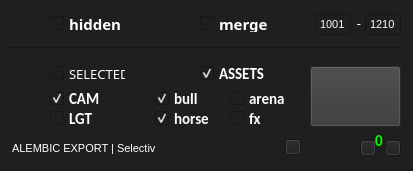
<?xml version="1.0" encoding="UTF-8"?>
<ui version="4.0">
 <class>arAlembicExport</class>
 <widget class="QWidget" name="arAlembicExport">
  <property name="geometry">
   <rect>
    <x>0</x>
    <y>0</y>
    <width>413</width>
    <height>171</height>
   </rect>
  </property>
  <property name="minimumSize">
   <size>
    <width>413</width>
    <height>100</height>
   </size>
  </property>
  <property name="font">
   <font>
    <family>Calibri</family>
    <pointsize>11</pointsize>
    <weight>75</weight>
    <bold>true</bold>
   </font>
  </property>
  <property name="windowTitle">
   <string>arAlembicExport</string>
  </property>
  <property name="windowIcon">
   <iconset resource="../../img/img.qrc">
    <normaloff>:/shelf/software/maya/shelf/shelf_alembicExport35.png</normaloff>:/shelf/software/maya/shelf/shelf_alembicExport35.png</iconset>
  </property>
  <property name="styleSheet">
   <string notr="true">color: rgb(255, 255, 255);
background-color: rgb(31, 31, 31);</string>
  </property>
  <widget class="QPushButton" name="btnExport">
   <property name="geometry">
    <rect>
     <x>310</x>
     <y>66</y>
     <width>91</width>
     <height>61</height>
    </rect>
   </property>
   <property name="toolTip">
    <string>export checked groups</string>
   </property>
   <property name="styleSheet">
    <string notr="true">background-color: rgb(56, 56, 56);</string>
   </property>
   <property name="text">
    <string/>
   </property>
   <property name="icon">
    <iconset resource="../../img/img.qrc">
     <normaloff>:/btn/btn/btnAlembic91.png</normaloff>:/btn/btn/btnAlembic91.png</iconset>
   </property>
   <property name="iconSize">
    <size>
     <width>91</width>
     <height>46</height>
    </size>
   </property>
   <property name="shortcut">
    <string>Return</string>
   </property>
  </widget>
  <widget class="QPushButton" name="btnHelp">
   <property name="geometry">
    <rect>
     <x>385</x>
     <y>140</y>
     <width>16</width>
     <height>16</height>
    </rect>
   </property>
   <property name="styleSheet">
    <string notr="true">background-color: 'transparent';</string>
   </property>
   <property name="text">
    <string/>
   </property>
   <property name="icon">
    <iconset resource="../../img/img.qrc">
     <normaloff>:/btn/btn/btnHelp48.png</normaloff>:/btn/btn/btnHelp48.png</iconset>
   </property>
   <property name="iconSize">
    <size>
     <width>16</width>
     <height>16</height>
    </size>
   </property>
  </widget>
  <widget class="QLineEdit" name="edtMsg">
   <property name="enabled">
    <bool>true</bool>
   </property>
   <property name="geometry">
    <rect>
     <x>10</x>
     <y>140</y>
     <width>266</width>
     <height>16</height>
    </rect>
   </property>
   <property name="font">
    <font>
     <family>MS Shell Dlg 2</family>
     <pointsize>8</pointsize>
     <weight>50</weight>
     <bold>false</bold>
    </font>
   </property>
   <property name="text">
    <string>ALEMBIC EXPORT | Selectiv</string>
   </property>
   <property name="frame">
    <bool>false</bool>
   </property>
   <property name="readOnly">
    <bool>true</bool>
   </property>
  </widget>
  <widget class="QLabel" name="lblCam">
   <property name="geometry">
    <rect>
     <x>30</x>
     <y>90</y>
     <width>16</width>
     <height>16</height>
    </rect>
   </property>
   <property name="styleSheet">
    <string notr="true">background-color: 'transparent';</string>
   </property>
   <property name="text">
    <string/>
   </property>
   <property name="pixmap">
    <pixmap resource="../../img/img.qrc">:/btn/btn/btnCamera48.png</pixmap>
   </property>
   <property name="scaledContents">
    <bool>true</bool>
   </property>
  </widget>
  <widget class="QLabel" name="lblAssets">
   <property name="geometry">
    <rect>
     <x>170</x>
     <y>64</y>
     <width>20</width>
     <height>20</height>
    </rect>
   </property>
   <property name="styleSheet">
    <string notr="true">background-color: 'transparent';</string>
   </property>
   <property name="text">
    <string/>
   </property>
   <property name="pixmap">
    <pixmap resource="../../img/img.qrc">:/shelf/software/maya/shelf/shelf_default35.png</pixmap>
   </property>
   <property name="scaledContents">
    <bool>true</bool>
   </property>
  </widget>
  <widget class="QPushButton" name="btnReport">
   <property name="geometry">
    <rect>
     <x>360</x>
     <y>140</y>
     <width>16</width>
     <height>16</height>
    </rect>
   </property>
   <property name="styleSheet">
    <string notr="true">background-color: 'transparent';</string>
   </property>
   <property name="text">
    <string/>
   </property>
   <property name="icon">
    <iconset resource="../../img/img.qrc">
     <normaloff>:/btn/btn/btnReport48.png</normaloff>:/btn/btn/btnReport48.png</iconset>
   </property>
   <property name="iconSize">
    <size>
     <width>16</width>
     <height>16</height>
    </size>
   </property>
  </widget>
  <widget class="QCheckBox" name="cbxCam">
   <property name="geometry">
    <rect>
     <x>50</x>
     <y>90</y>
     <width>70</width>
     <height>17</height>
    </rect>
   </property>
   <property name="text">
    <string>CAM</string>
   </property>
   <property name="checked">
    <bool>true</bool>
   </property>
  </widget>
  <widget class="QCheckBox" name="cbxAssets">
   <property name="geometry">
    <rect>
     <x>200</x>
     <y>65</y>
     <width>70</width>
     <height>17</height>
    </rect>
   </property>
   <property name="text">
    <string>ASSETS</string>
   </property>
   <property name="checked">
    <bool>true</bool>
   </property>
  </widget>
  <widget class="QCheckBox" name="cbxAssetsChar">
   <property name="geometry">
    <rect>
     <x>155</x>
     <y>90</y>
     <width>70</width>
     <height>17</height>
    </rect>
   </property>
   <property name="text">
    <string>bull</string>
   </property>
   <property name="checked">
    <bool>true</bool>
   </property>
  </widget>
  <widget class="QCheckBox" name="cbxAssetsProp">
   <property name="geometry">
    <rect>
     <x>155</x>
     <y>110</y>
     <width>70</width>
     <height>17</height>
    </rect>
   </property>
   <property name="text">
    <string>horse</string>
   </property>
   <property name="checked">
    <bool>true</bool>
   </property>
  </widget>
  <widget class="QCheckBox" name="cbxAssetsSet">
   <property name="geometry">
    <rect>
     <x>230</x>
     <y>90</y>
     <width>70</width>
     <height>17</height>
    </rect>
   </property>
   <property name="text">
    <string>arena</string>
   </property>
   <property name="checked">
    <bool>false</bool>
   </property>
  </widget>
  <widget class="QCheckBox" name="cbxAssetsFx">
   <property name="geometry">
    <rect>
     <x>230</x>
     <y>110</y>
     <width>70</width>
     <height>17</height>
    </rect>
   </property>
   <property name="text">
    <string>fx</string>
   </property>
   <property name="checked">
    <bool>false</bool>
   </property>
  </widget>
  <widget class="QLabel" name="lblLight">
   <property name="geometry">
    <rect>
     <x>30</x>
     <y>110</y>
     <width>16</width>
     <height>16</height>
    </rect>
   </property>
   <property name="styleSheet">
    <string notr="true">background-color: 'transparent';</string>
   </property>
   <property name="text">
    <string/>
   </property>
   <property name="pixmap">
    <pixmap resource="../../img/img.qrc">:/shelf/software/maya/shelf/shelf_suggestion35.png</pixmap>
   </property>
   <property name="scaledContents">
    <bool>true</bool>
   </property>
  </widget>
  <widget class="QCheckBox" name="cbxLight">
   <property name="geometry">
    <rect>
     <x>50</x>
     <y>110</y>
     <width>70</width>
     <height>17</height>
    </rect>
   </property>
   <property name="text">
    <string>LGT</string>
   </property>
  </widget>
  <widget class="QCheckBox" name="cbxMerge">
   <property name="geometry">
    <rect>
     <x>200</x>
     <y>15</y>
     <width>86</width>
     <height>17</height>
    </rect>
   </property>
   <property name="font">
    <font>
     <family>Malgun Gothic</family>
     <pointsize>11</pointsize>
     <weight>75</weight>
     <bold>true</bold>
    </font>
   </property>
   <property name="toolTip">
    <string>merge all groups into one abc</string>
   </property>
   <property name="layoutDirection">
    <enum>Qt::LeftToRight</enum>
   </property>
   <property name="styleSheet">
    <string notr="true">cbxMerge:checked {color: black; background-color: green; border: none; }</string>
   </property>
   <property name="text">
    <string>merge</string>
   </property>
   <property name="checked">
    <bool>false</bool>
   </property>
  </widget>
  <widget class="QPushButton" name="btnOpenFolder">
   <property name="geometry">
    <rect>
     <x>285</x>
     <y>139</y>
     <width>16</width>
     <height>16</height>
    </rect>
   </property>
   <property name="styleSheet">
    <string notr="true">background-color: 'transparent';</string>
   </property>
   <property name="text">
    <string/>
   </property>
   <property name="icon">
    <iconset resource="../../img/img.qrc">
     <normaloff>:/btn/btn/btnFolder48.png</normaloff>:/btn/btn/btnFolder48.png</iconset>
   </property>
   <property name="iconSize">
    <size>
     <width>14</width>
     <height>14</height>
    </size>
   </property>
  </widget>
  <widget class="QCheckBox" name="cbxSelected">
   <property name="geometry">
    <rect>
     <x>50</x>
     <y>65</y>
     <width>76</width>
     <height>17</height>
    </rect>
   </property>
   <property name="font">
    <font>
     <family>Malgun Gothic</family>
     <pointsize>10</pointsize>
    </font>
   </property>
   <property name="toolTip">
    <string>export selected objects</string>
   </property>
   <property name="layoutDirection">
    <enum>Qt::LeftToRight</enum>
   </property>
   <property name="text">
    <string>SELECTED</string>
   </property>
   <property name="checked">
    <bool>false</bool>
   </property>
  </widget>
  <widget class="QLineEdit" name="edtFrameEnd">
   <property name="enabled">
    <bool>true</bool>
   </property>
   <property name="geometry">
    <rect>
     <x>365</x>
     <y>14</y>
     <width>36</width>
     <height>21</height>
    </rect>
   </property>
   <property name="font">
    <font>
     <family>MS Shell Dlg 2</family>
     <pointsize>8</pointsize>
     <weight>50</weight>
     <bold>false</bold>
    </font>
   </property>
   <property name="text">
    <string>1210</string>
   </property>
   <property name="frame">
    <bool>true</bool>
   </property>
   <property name="alignment">
    <set>Qt::AlignCenter</set>
   </property>
   <property name="readOnly">
    <bool>false</bool>
   </property>
  </widget>
  <widget class="QLineEdit" name="edtFrameStart">
   <property name="enabled">
    <bool>true</bool>
   </property>
   <property name="geometry">
    <rect>
     <x>315</x>
     <y>14</y>
     <width>36</width>
     <height>21</height>
    </rect>
   </property>
   <property name="font">
    <font>
     <family>MS Shell Dlg 2</family>
     <pointsize>8</pointsize>
     <weight>50</weight>
     <bold>false</bold>
    </font>
   </property>
   <property name="text">
    <string>1001</string>
   </property>
   <property name="frame">
    <bool>true</bool>
   </property>
   <property name="alignment">
    <set>Qt::AlignCenter</set>
   </property>
   <property name="readOnly">
    <bool>false</bool>
   </property>
  </widget>
  <widget class="QLabel" name="lblFrameRange">
   <property name="geometry">
    <rect>
     <x>355</x>
     <y>15</y>
     <width>8</width>
     <height>16</height>
    </rect>
   </property>
   <property name="font">
    <font>
     <family>Malgun Gothic</family>
     <pointsize>10</pointsize>
    </font>
   </property>
   <property name="text">
    <string>-</string>
   </property>
   <property name="alignment">
    <set>Qt::AlignCenter</set>
   </property>
  </widget>
  <widget class="QCheckBox" name="cbxHidden">
   <property name="geometry">
    <rect>
     <x>50</x>
     <y>15</y>
     <width>86</width>
     <height>17</height>
    </rect>
   </property>
   <property name="font">
    <font>
     <family>Malgun Gothic</family>
     <pointsize>11</pointsize>
     <weight>75</weight>
     <bold>true</bold>
    </font>
   </property>
   <property name="toolTip">
    <string>export hidden objects as visible</string>
   </property>
   <property name="layoutDirection">
    <enum>Qt::LeftToRight</enum>
   </property>
   <property name="text">
    <string>hidden</string>
   </property>
   <property name="checked">
    <bool>false</bool>
   </property>
  </widget>
  <widget class="Line" name="line">
   <property name="geometry">
    <rect>
     <x>10</x>
     <y>40</y>
     <width>391</width>
     <height>16</height>
    </rect>
   </property>
   <property name="orientation">
    <enum>Qt::Horizontal</enum>
   </property>
  </widget>
  <widget class="QLabel" name="lblUser">
   <property name="geometry">
    <rect>
     <x>310</x>
     <y>140</y>
     <width>16</width>
     <height>16</height>
    </rect>
   </property>
   <property name="toolTip">
    <string>User</string>
   </property>
   <property name="styleSheet">
    <string notr="true">background-color: 'transparent'</string>
   </property>
   <property name="text">
    <string/>
   </property>
   <property name="pixmap">
    <pixmap>:/placeholder/placeholder/000_user.png</pixmap>
   </property>
   <property name="scaledContents">
    <bool>true</bool>
   </property>
  </widget>
  <widget class="QLabel" name="lblErrorCount">
   <property name="geometry">
    <rect>
     <x>375</x>
     <y>135</y>
     <width>12</width>
     <height>12</height>
    </rect>
   </property>
   <property name="styleSheet">
    <string notr="true">background-color: 'transparent'; 
color: rgb(0, 255, 0);</string>
   </property>
   <property name="text">
    <string>0</string>
   </property>
  </widget>
  <zorder>lblFrameRange</zorder>
  <zorder>btnExport</zorder>
  <zorder>btnHelp</zorder>
  <zorder>edtMsg</zorder>
  <zorder>lblCam</zorder>
  <zorder>lblAssets</zorder>
  <zorder>btnReport</zorder>
  <zorder>cbxCam</zorder>
  <zorder>cbxAssets</zorder>
  <zorder>cbxAssetsChar</zorder>
  <zorder>cbxAssetsProp</zorder>
  <zorder>cbxAssetsSet</zorder>
  <zorder>cbxAssetsFx</zorder>
  <zorder>lblLight</zorder>
  <zorder>cbxLight</zorder>
  <zorder>cbxMerge</zorder>
  <zorder>btnOpenFolder</zorder>
  <zorder>cbxSelected</zorder>
  <zorder>edtFrameEnd</zorder>
  <zorder>edtFrameStart</zorder>
  <zorder>cbxHidden</zorder>
  <zorder>line</zorder>
  <zorder>lblUser</zorder>
  <zorder>lblErrorCount</zorder>
 </widget>
 <resources>
  <include location="../../img/img.qrc"/>
  <include location="../../../../img/img.qrc"/>
 </resources>
 <connections/>
</ui>
